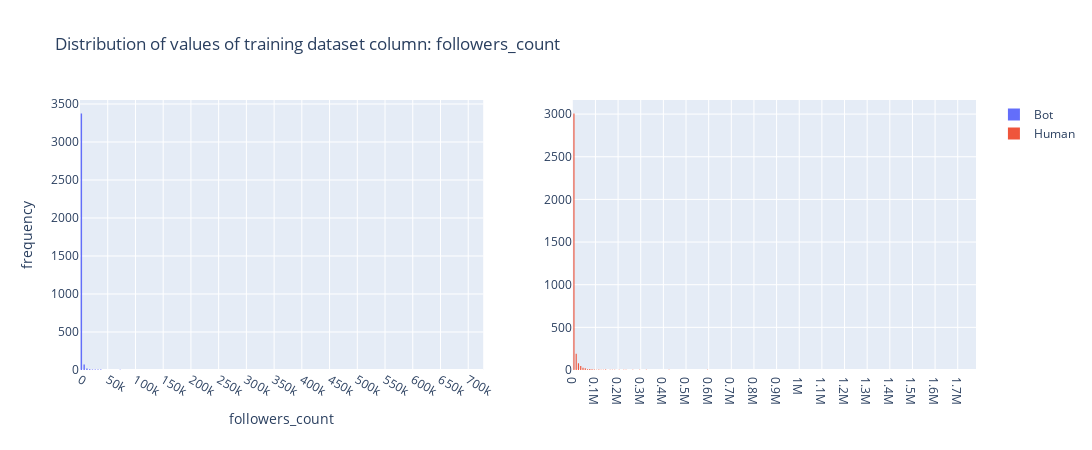

The code cell stored with this chart in its notebook:
### Markdown cell above
### followers_count

### Code cell
fig = go.Figure()
fig = make_subplots(rows=1, cols=2, specs=[[{'type':'histogram'}, {'type':'histogram'}]])

fig.add_trace(go.Histogram(
    x=train_users_data.loc[train_users_data['label']==1,'followers_count'],
    # histnorm='density',
    nbinsx=200,
    name='Bot'),
row=1, col=1
)
fig.add_trace(go.Histogram(
    x=train_users_data.loc[train_users_data['label']==0,'followers_count'],
    # histnorm='density',
    nbinsx=200,
    name='Human'),
row=1, col=2
)

fig.update_layout(
    title_text='Distribution of values of training dataset column: followers_count',
    xaxis_title_text='followers_count', #'feature',
    yaxis_title_text='frequency',
    bargap=0.5,
    bargroupgap=None, #0.8,
    width=1100,
    height=450,
    legend={"title":""},
    xaxis=dict(showgrid=True,title='followers_count', dtick=50000, range=[0, max(train_users_data.loc[train_users_data['label']==1,'followers_count'])+25000]),
    xaxis2=dict(showgrid=True, dtick=100000, range=[0, max(train_users_data.loc[train_users_data['label']==0,'followers_count'])+50000]),
    yaxis=dict(showgrid=True))

fig.show()

### Figure 1 — Plotly figure (JSON) as saved in the notebook; plotly's stock layout.template omitted (floating-point values rounded to 4 significant figures; data arrays with more than 128 entries replaced by an {"elided": "..."} marker saying what was removed)
{"data": [{"name": "Bot", "nbinsx": 200, "type": "histogram", "x": {"elided": "3527 int values"}, "xaxis": "x", "yaxis": "y"}, {"name": "Human", "nbinsx": 200, "type": "histogram", "x": {"elided": "3473 int values"}, "xaxis": "x2", "yaxis": "y2"}], "layout": {"bargap": 0.5, "height": 450, "legend": {"title": {"text": ""}}, "title": {"text": "Distribution of values of training dataset column: followers_count"}, "width": 1100, "xaxis": {"anchor": "y", "domain": [0, 0.45], "dtick": 50000, "range": [0, 727018], "showgrid": true, "title": {"text": "followers_count"}, "type": "linear"}, "xaxis2": {"anchor": "y2", "domain": [0.55, 1], "dtick": 100000, "range": [0, 1780667], "showgrid": true, "type": "linear"}, "yaxis": {"anchor": "x", "autorange": true, "domain": [0, 1], "range": [0, 3553.0], "showgrid": true, "title": {"text": "frequency"}}, "yaxis2": {"anchor": "x2", "autorange": true, "domain": [0, 1], "range": [0, 3165.0]}}}
